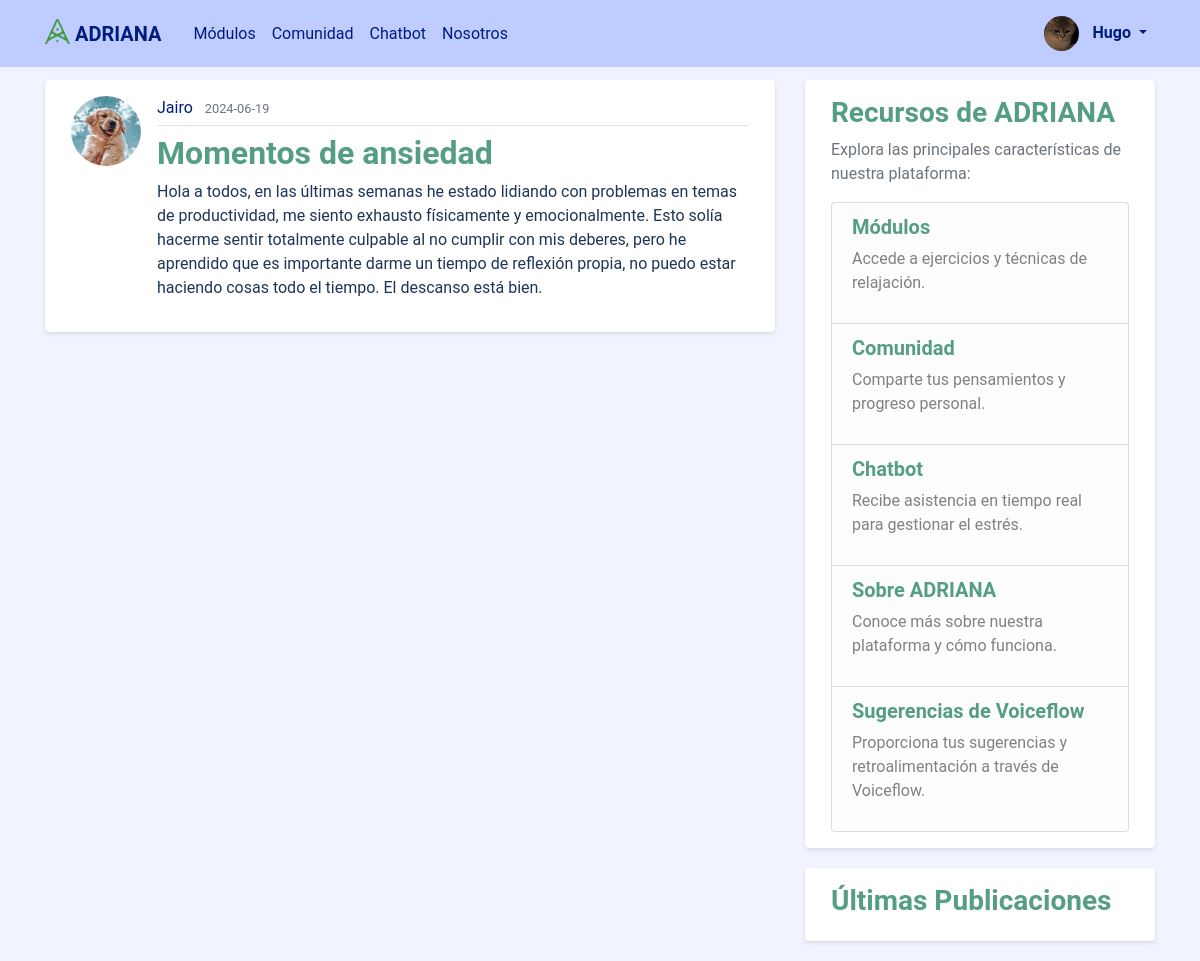
Screenshot of /post/5 (signed in) with the database file from the repository.
### adriana_assistant/models.py (models this page shows, shortened)
class User(db.Model, UserMixin):
    id = db.Column(db.Integer, primary_key=True)
    username = db.Column(db.String(20), unique=True, nullable=False)
    email = db.Column(db.String(120), unique=True, nullable=False)
    image_file = db.Column(db.String(20), nullable=False, default='default.jpg')
    password = db.Column(db.String(60), nullable=False)
    posts = db.relationship('Post', backref='author', lazy=True)

class Post(db.Model):
    id = db.Column(db.Integer, primary_key=True)
    title = db.Column(db.String(100), nullable=False)
    date_posted = db.Column(db.DateTime, nullable=False, default=datetime.utcnow)
    content = db.Column(db.Text, nullable=False)
    user_id = db.Column(db.Integer, db.ForeignKey('user.id'), nullable=False)

### adriana_assistant/routes.py (the view)
@app.route("/post/<int:post_id>")
def post(post_id):
    post = Post.query.get_or_404(post_id)
    return render_template('post.html', title=post.title, post=post)

### adriana_assistant/models.py (called while the page is built)
@login_manager.user_loader
def load_user(user_id):
    return User.query.get(int(user_id))

### adriana_assistant/templates/post.html (shortened to what this page needs)
{% extends "layout.html" %}
{% block content %}
  <article class="media content-section">
    <img class="rounded-circle article-img" src="{{ url_for('static', filename='profile_pics/' + post.author.image_file) }}">
    <div class="media-body">
      <div class="article-metadata">
        <a class="mr-2" href="{{ url_for('user_posts', username=post.author.username) }}">{{ post.author.username }}</a>
        <small class="text-muted">{{ post.date_posted.strftime('%Y-%m-%d') }}</small>
      </div>
      <h2 class="article-title">{{ post.title }}</h2>
      <p class="article-content">{{ post.content }}</p>
    </div>
  </article>
{% endblock content %}

### adriana_assistant/templates/layout.html (shortened to what this page needs)
<!DOCTYPE html>
<html>
<head>
    <link rel="stylesheet" href="https://maxcdn.bootstrapcdn.com/bootstrap/4.0.0/css/bootstrap.min.css">
    <link rel="stylesheet" type="text/css" href="{{ url_for('static', filename='main.css') }}">
</head>
<body>
    <header class="site-header">
      <nav class="navbar navbar-expand-md navbar-dark bg-steel fixed-top">
        <div class="container">
          <a class="logo-nav navbar-brand mr-4" href="/">
            <img src="{{ url_for('static', filename='logo.png') }}" width="25" height="25" class="d-inline-block align-top" alt="Logo ADRIANA">
            <strong>ADRIANA</strong>
          </a>
          <div class="collapse navbar-collapse" id="navbarToggle">
            <div class="navbar-nav mr-auto">
                <a class="nav-item nav-link" href="{{ url_for('modules') }}">Módulos</a>
                <a class="nav-item nav-link" href="{{ url_for('home') }}">Comunidad</a>
                <a class="nav-item nav-link" href="{{ url_for('chatbot.chatbot') }}">Chatbot</a>
                <a class="nav-item nav-link" href="{{ url_for('about') }}">Nosotros</a>
            </div>
            <div class="navbar-nav">
              {% if current_user.is_authenticated %}
                <div class="nav-item dropdown">
                  <a class="nav-link dropdown-toggle" href="#" id="navbarDropdown" role="button" data-toggle="dropdown" aria-haspopup="true" aria-expanded="false">
                    <img src="{{ url_for('static', filename='profile_pics/' + current_user.image_file) }}" width="35" height="35" class="profile-img rounded-circle">
                    <strong>{{ current_user.username }}</strong>
                  </a>
                </div>
              {% else %}
                <a class="nav-item nav-link" href="{{ url_for('login') }}">Iniciar Sesion</a>
                <a class="nav-item nav-link" href="{{ url_for('register') }}">Registrar</a>
              {% endif %}
            </div>
          </div>
        </div>
      </nav>
    </header>
    <main role="main" class="container">
      <div class="row">
        <div class="col-md-8">
          {% block content %}{% endblock %}
        </div>
        <div class="col-md-4">
          <div class="content-section">
            <h3><strong>Recursos de ADRIANA</strong></h3>
            <p class='text-muted'>Explora las principales características de nuestra plataforma:</p>
            <ul class="list-group">
                <li class="list-group-item list-group-item-light">
                  <h5><a href="{{ url_for('modules') }}" class="highlight-link"><strong>Módulos</strong></a></h5>
                  <p>Accede a ejercicios y técnicas de relajación.</p>
                </li>
                <li class="list-group-item list-group-item-light">
                  <h5><a href="{{ url_for('home') }}" class="highlight-link"><strong>Comunidad</strong></a></h5>
                  <p>Comparte tus pensamientos y progreso personal.</p>
                </li>
                <li class="list-group-item list-group-item-light">
                  <h5><a href="{{ url_for('chatbot.chatbot') }}" class="highlight-link"><strong>Chatbot</strong></a></h5>
                  <p>Recibe asistencia en tiempo real para gestionar el estrés.</p>
                </li>
                <li class="list-group-item list-group-item-light">
                  <h5><a href="{{ url_for('about') }}" class="highlight-link"><strong>Sobre ADRIANA</strong></a></h5>
                  <p>Conoce más sobre nuestra plataforma y cómo funciona.</p>
                </li>
                <li class="list-group-item list-group-item-light">
                  <h5><a href="https://creator.voiceflow.com/prototype/664e59dbd188ab83e9a86d25" class="highlight-link" target="_blank"><strong>Sugerencias de Voiceflow</strong></a></h5>
                  <p>Proporciona tus sugerencias y retroalimentación a través de Voiceflow.</p>
                </li>
            </ul>
          </div>
          <div class="content-section mt-3">
            <h3><strong>Últimas Publicaciones</strong></h3>
          </div>
        </div>
      </div>
    </main>
  </body>
</html>

### adriana_assistant/static/main.css (style rules this page uses)
body { background: #F1F4FF; color: #1D3557; font-family: 'Roboto', sans-serif; margin-top: 5rem; }
h1, h2, h3, h4, h5, h6 { color: #1D3557; font-weight: 500; }
.bg-steel { background-color: #BECCFF; }
.site-header .navbar-brand, .site-header .logo-nav { color: #001C81; }
.site-header .navbar-nav .nav-link { color: #001C81; }
.profile-img { margin-right: 10px; }
.content-section { background: #FFFFFF; padding: 15px 25px; border: 1px solid #FFFFFF; border-radius: 4px; margin-bottom: 20px; box-shadow: 0 2px 4px rgba(0,0,0,0.1); }
.content-section h3 { color: #559e83; }
.content-section .list-group-item-light a { color: #559e83; text-decoration: none; }
.article-title { color: #559e83; font-weight: 600; }
.article-content { white-space: pre-line; }
.article-img { height: 70px; width: 70px; margin-right: 16px; border-radius: 4px; object-fit: cover; }
.article-metadata { padding-bottom: 5px; margin-bottom: 8px; border-bottom: 1px solid #e3e3e3; }
.article-metadata a { color: #001C81; }

### rows the page displays
User: image_file (picture), username "Hugo"
User: image_file (picture), author.username "Jairo"
Post: date_posted "2024-06-19", title "Momentos de ansiedad", content "Hola a todos, en las últimas semanas he estado lidiando con problemas en temas de productividad, me siento exhausto físicamente y emocionalmente. Esto solía hacerme sentir totalmente culpable al no cumplir con mis deberes, pero he aprendido que es importante darme un tiempo de reflexión propia, no puedo estar haciendo cosas todo el tiempo. El descanso está bien."
